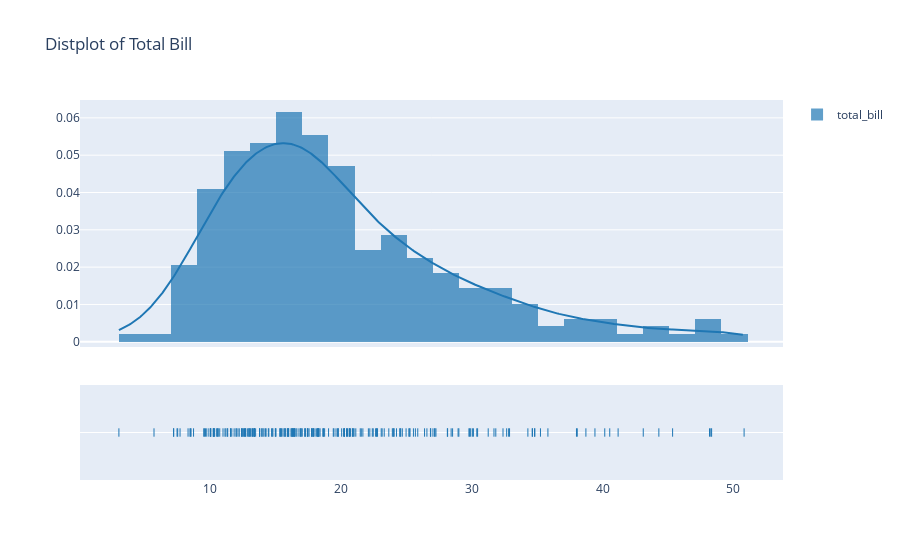

Here is the notebook cell this chart was saved with:
### Markdown cell above
A distplot (distribution plot) is a visualization that shows the distribution of a dataset. It can display the data distribution as a histogram, along with a fitted density plot, and other related plots. Distplots are useful for understanding the distribution, central tendency, and variability of data.

Plotly Express doesn't have a specific distplot function like Seaborn. However, you can create a similar visualization using a combination of histogram and density plots.

### Code cell
import plotly.express as px
import plotly.figure_factory as ff

# Load the tips dataset from Plotly
tips = px.data.tips()

# Create a distplot using Plotly Figure Factory
fig = ff.create_distplot(
    [tips['total_bill']], 
    group_labels=['total_bill'], 
    bin_size=2
)

fig.update_layout(title="Distplot of Total Bill")

fig.show()

### Figure 1 — Plotly figure (JSON) as saved in the notebook; plotly's stock layout.template omitted (floating-point values rounded to 4 significant figures; data arrays with more than 128 entries replaced by an {"elided": "..."} marker saying what was removed)
{"data": [{"autobinx": false, "histnorm": "probability density", "legendgroup": "total_bill", "marker": {"color": "rgb(31, 119, 180)"}, "name": "total_bill", "opacity": 0.7, "type": "histogram", "x": {"elided": "244 float values"}, "xaxis": "x", "xbins": {"end": 50.81, "size": 2, "start": 3.07}, "yaxis": "y"}, {"legendgroup": "total_bill", "marker": {"color": "rgb(31, 119, 180)"}, "mode": "lines", "name": "total_bill", "showlegend": false, "type": "scatter", "x": {"elided": "500 float values"}, "xaxis": "x", "y": {"elided": "500 float values"}, "yaxis": "y"}, {"legendgroup": "total_bill", "marker": {"color": "rgb(31, 119, 180)", "symbol": "line-ns-open"}, "mode": "markers", "name": "total_bill", "showlegend": false, "type": "scatter", "x": {"elided": "244 float values"}, "xaxis": "x", "y": {"elided": "244 str values"}, "yaxis": "y2"}], "layout": {"barmode": "overlay", "hovermode": "closest", "legend": {"traceorder": "reversed"}, "title": {"text": "Distplot of Total Bill"}, "xaxis": {"anchor": "y2", "domain": [0, 1], "zeroline": false}, "yaxis": {"anchor": "free", "domain": [0.35, 1], "position": 0}, "yaxis2": {"anchor": "x", "domain": [0, 0.25], "dtick": 1, "showticklabels": false}}}
